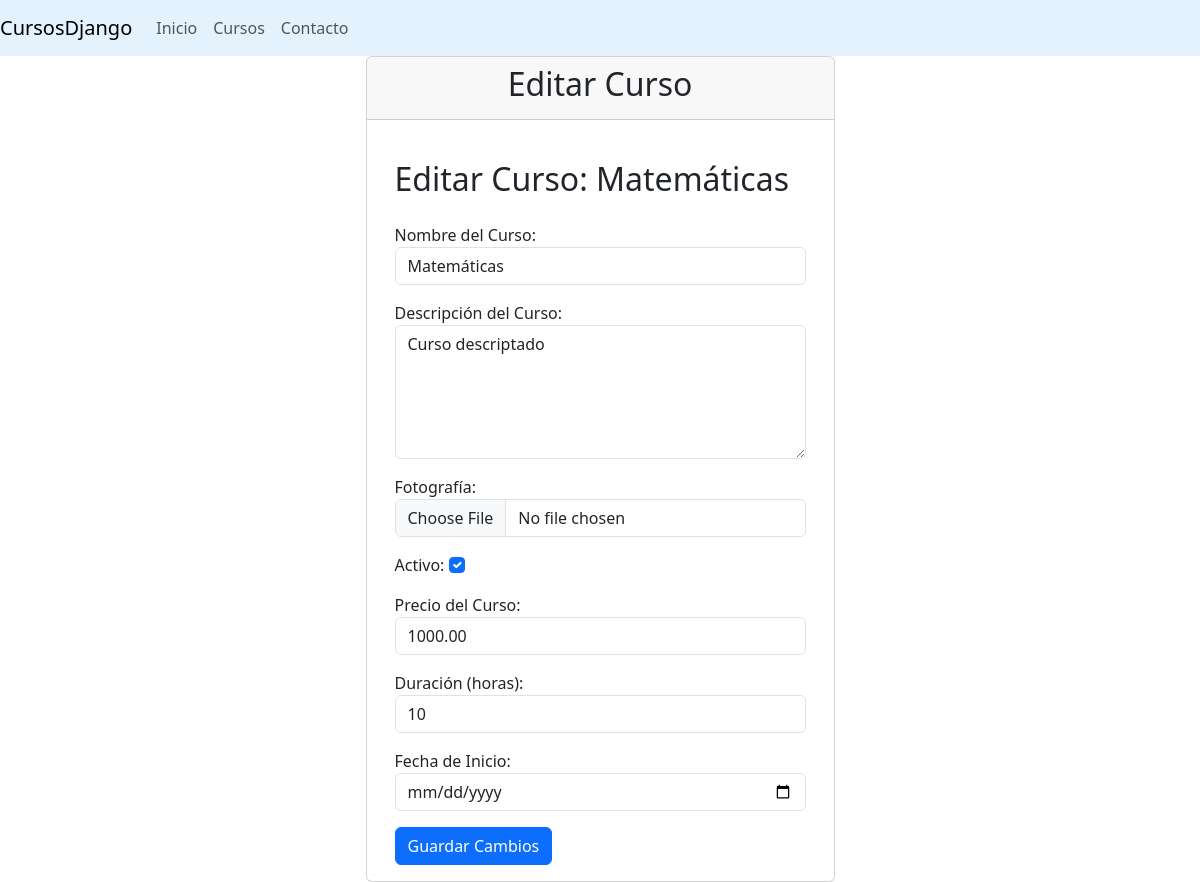
Screenshot of /editar_curso/2/ with the database file from the repository.
### cursos/models.py (models this page shows, shortened)
class Cursos(models.Model):
    id = models.AutoField(primary_key=True,verbose_name="Clave")
    nombre = models.CharField(max_length=100, verbose_name="Nombre del Curso")
    descripcion = RichTextField(verbose_name="Descripción del Curso", default="Descripción detallada del curso.")
    image = models.ImageField(null=True,upload_to="fotos",verbose_name="Fotografía")
    estatus = models.BooleanField(default=True, verbose_name="Activo")
    precio = models.DecimalField(max_digits=10, decimal_places=2, verbose_name="Precio del Curso")
    duracion = models.IntegerField(default=0, verbose_name="Duración (horas)")
    fecha_inicio = models.DateField(null=True, blank=True, verbose_name="Fecha de Inicio") # Added blank=True
    created = models.DateTimeField(auto_now_add=True, verbose_name="Fecha de Creación")
    updated = models.DateTimeField(auto_now=True, verbose_name="Última Actualización")
    class Meta:
        verbose_name = "Curso"
        verbose_name_plural = "Cursos"
        ordering = ["nombre"]

### cursos/views.py (the view)
# urls.py: path('editar_curso/<int:id>/', views_cursos.editarCurso, name='editar_curso'),
def editarCurso(request, id): # Recibe el ID del curso a editar
    curso = get_object_or_404(Cursos, id=id)
    if request.method == 'POST':
        form = CursosForm(request.POST, request.FILES, instance=curso)
        if form.is_valid():
            form.save() # Guarda los cambios en el curso existente
            return redirect('ver_cursos') # Redirige a la lista de cursos
        else:
            return render(request, 'contenido/editar_curso.html', {'form': form, 'curso': curso})
    else: # Si es GET, muestra el formulario prellenado
        form = CursosForm(instance=curso) # Instancia el formulario con los datos del curso
    return render(request, 'contenido/editar_curso.html', {'form': form, 'curso': curso})

### cursos/forms.py
class CursosForm(forms.ModelForm):
    class Meta:
        model = Cursos
        fields = ['nombre', 'descripcion', 'image', 'estatus', 'precio', 'duracion', 'fecha_inicio']
        widgets = {
            'estatus': CheckboxInput(attrs={'class': 'form-check-input'}),
            'fecha_inicio': forms.DateInput(attrs={'type': 'date', 'class': 'form-control'}),
            'nombre': forms.TextInput(attrs={'class': 'form-control'}),
            'descripcion': forms.Textarea(attrs={'class': 'form-control', 'rows': 5}),
            'image': forms.FileInput(attrs={'class': 'form-control'}),
            'precio': forms.NumberInput(attrs={'class': 'form-control', 'step': '0.01'}),
            'duracion': forms.NumberInput(attrs={'class': 'form-control'}),
        }

### cursos/templates/contenido/editar_curso.html (shortened to what this page needs)
{% extends "contenido/menu.html" %}
{% block tituloBody %}Editar Curso{% endblock %}
{% block contenido %}
<div class="container mt-4">
    <h2 class="mb-4">Editar Curso: {{ curso.nombre }}</h2>
    <form class="form-horizontal" action="{% url 'editar_curso' curso.id %}" method="POST" role="form" enctype="multipart/form-data">
        {% for field in form %}
            <div class="mb-3">
                {{ field.label_tag }}
                {{ field }}
            </div>
        {% endfor %}
         <button type="submit" class="btn btn-primary">Guardar Cambios</button>
        </form>
</div>
{% endblock %}

### rows the page displays
Cursos: nombre "Matemáticas", form "Matemáticas" "Curso descriptado" "☑" "1000.00" "10"

### other values shown
{{ field.label_tag }} "Nombre del Curso:" "Descripción del Curso:" "Fotografía:" "Activo:" "Precio del Curso:" "Duración (horas):" "Fecha de Inicio:"
